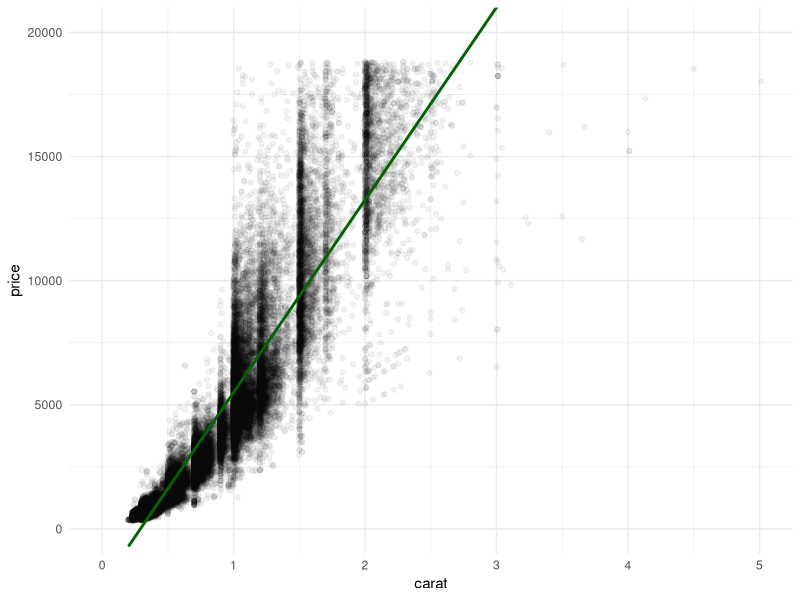
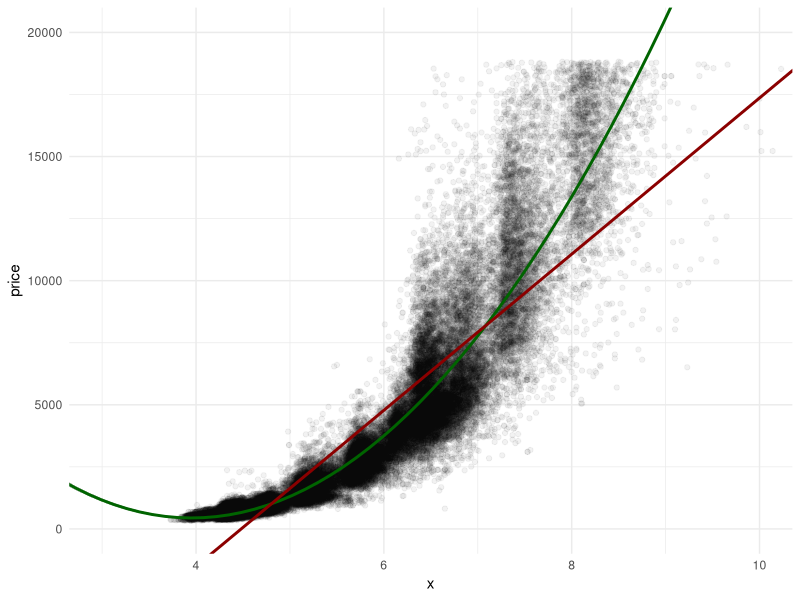

These charts were generated, in order, by the following R code:
## ---- chunk 1
library(tidyverse)
diamonds %>%
   ggplot(aes(carat, price)) +
   geom_point(alpha = .05) +
   geom_smooth(method = "lm", color = "darkgreen")+
   coord_cartesian(xlim = c(0,5), ylim =  c(0,20000)) +
   theme_minimal()
## ---- chunk 2
diamonds %>%
   ggplot(aes(x, price)) +
   geom_point(alpha = .05) +
   geom_smooth(method = "lm", color = "darkgreen", formula = y ~ poly(x, 2)) +
   geom_smooth(method = "lm", color = "darkred", formula = y ~ x) +
   coord_cartesian(xlim = c(3,10), ylim =  c(0,20000)) +
   theme_minimal()
## ---- chunk 3
model1 <- lm(price ~ x, data = diamonds)
model2 <- lm(price ~ poly(x, 2), data = diamonds)
summary(model2)
